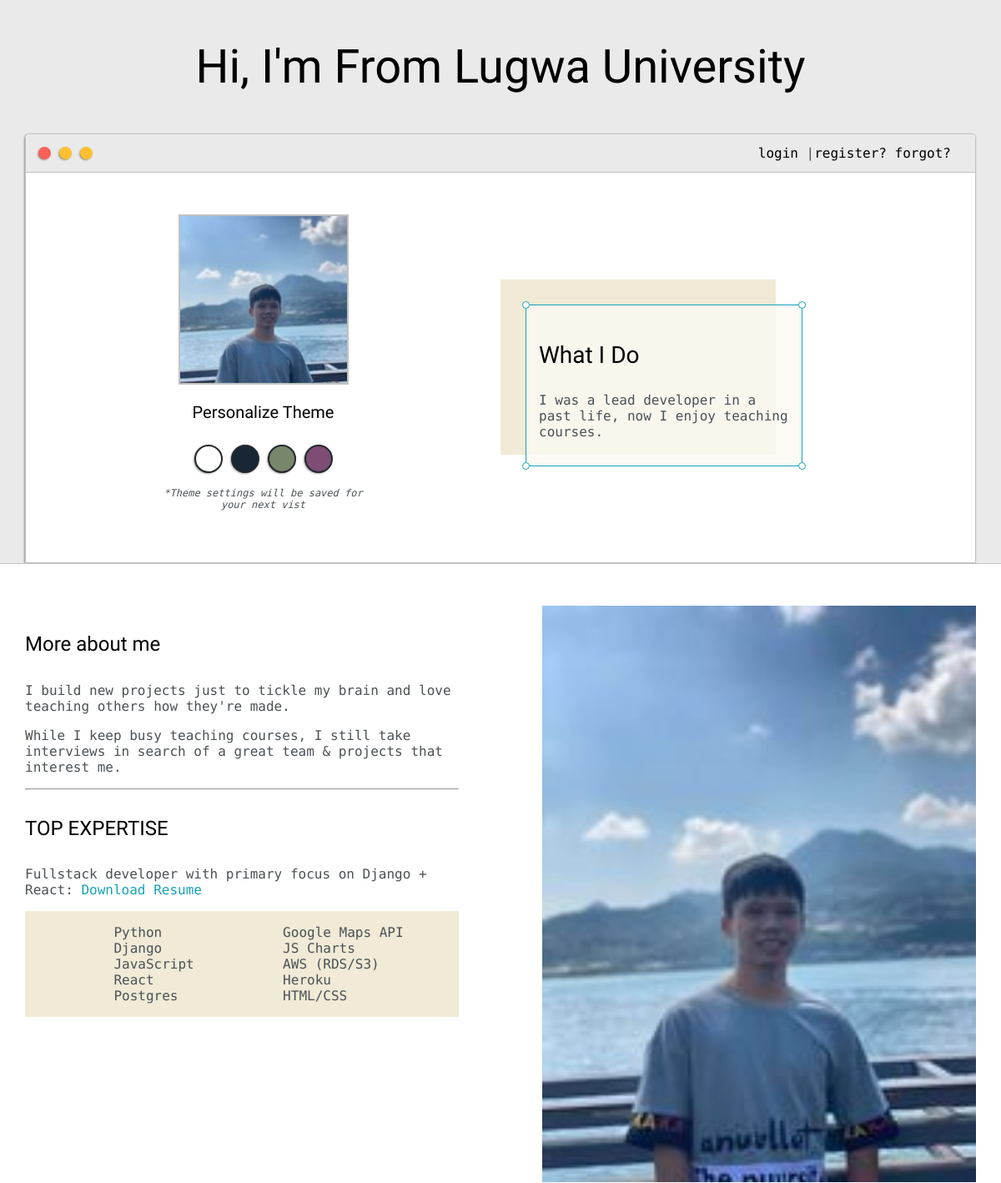
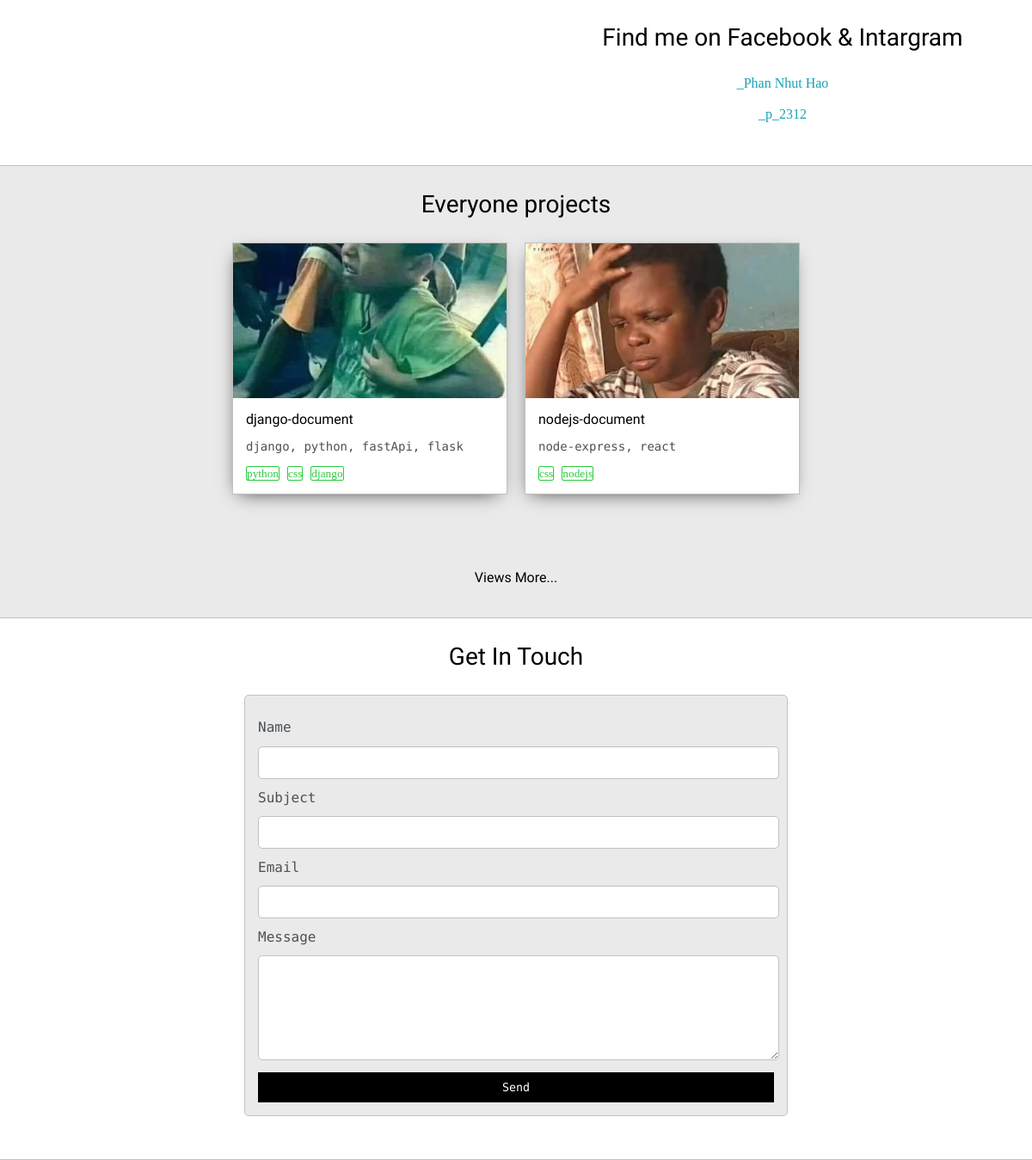
The page / on the database its author committed (2 pictures, top to bottom).
### OurProfile/models.py (models this page shows, shortened)
class Post(models.Model):
    customer = models.ForeignKey(User,on_delete=models.CASCADE)
    images = models.ImageField(null = True,blank=True)
    title = models.CharField(max_length=200)
    body = models.TextField(max_length=500)
    date_created = models.DateTimeField(auto_now_add=True)
    categories = models.ManyToManyField(Tag,null=True)
    public = models.BooleanField(default=False)
    private = models.BooleanField(default=False)

class Tag(models.Model):
    name = models.CharField(max_length=50)
    def __str__(self):
        return self.name

### OurProfile/views.py (the view)
# urls.py: path('',views.home,name="home"),
def home(request):
    posts = Post.objects.all()[0:3]
    context = {'posts':posts}
    return render(request,"OurProfile/home.html",context)

### OurProfile/templates/OurProfile/home.html (shortened to what this page needs)
<!DOCTYPE html>
{% load static %}
<html>
<head>
	<link rel="stylesheet"  type="text/css" href="{% static 'css/layout.css' %}">
	<link id="theme-style" rel="stylesheet" type="text/css" href="">
</head>
<body>
	<section class="s1">
		<div class="main-container">
			<div class="greeting-wrapper">
				<h1>Hi, I'm From Lugwa University</h1>
			</div>
			<div class="intro-wrapper">
				{% include 'OurProfile/navbar.html' %}
				<div class="left-column">
					<img id="profile_pic" src="{% static 'images/me.jpg' %}">
					<h5 style="text-align: center;line-height: 0;">Personalize Theme</h5>
					<div id="theme-options-wrapper">
						<div data-mode="light" id="light-mode" class="theme-dot"></div>
						<div data-mode="blue" id="blue-mode" class="theme-dot"></div>
						<div data-mode="green" id="green-mode" class="theme-dot"></div>
						<div data-mode="purple" id="purple-mode" class="theme-dot"></div>
					</div>
					<p id="settings-note">*Theme settings will be saved for<br>your next vist</p>
				</div>
				<div class="right-column">
					<div id="preview-shadow">
						<div id="preview">
							<div id="corner-tl" class="corner"></div>
							<div id="corner-tr" class="corner"></div>
							<h3>What I Do</h3>
							<p>I was a lead developer in a past life, now I enjoy teaching courses.</p>
							<div id="corner-br" class="corner"></div>
							<div id="corner-bl" class="corner"></div>
						</div>
					</div>
				</div>
			</div>
		</div>
	</section>
	<section class="s2">
		<div class="main-container">
			<div class="about-wrapper">
				<div class="about-me">
					<h4>More about me</h4>
					<p>I build new projects just to tickle my brain and love teaching others how they're made.</p>
					<p>While I keep busy teaching courses, I still take interviews in search of a great team & projects that interest me.</p>
					<hr>
					<h4>TOP EXPERTISE</h4>
					<p>Fullstack developer with primary focus on Django + React: <a target="_blank" href="resume.pdf">Download Resume</a></p>
					<div id="skills">
						<ul>
							<li>Python</li>
							<li>Django</li>
							<li>JavaScript</li>
							<li>React</li>
							<li>Postgres</li>
						</ul>
						<ul>
							<li>Google Maps API</li>
							<li>JS Charts</li>
							<li>AWS (RDS/S3)</li>
							<li>Heroku</li>
							<li>HTML/CSS</li>
						</ul>
					</div>
				</div>
				<div class="social-links">
					<img id="social_img" src="{% static 'images/me.jpg' %}">
					<h3>Find me on Facebook & Intargram</h3>
					<a class="fa fa-facebook" target="_blank" href="https://www.facebook.com/">_Phan Nhut Hao</a>
					<br>
					<a class="fa fa-instagram" target="_blank" href="https://instahram.com/">_p_2312</a>
				</div>
			</div>
		</div>
	</section>
	<section class="s1">
		<div class="main-container">
			<h3 style="text-align: center;">Everyone projects</h3>
			<div class="post-wrapper">
			{% for post in posts %}
				<div>
					<div class="post">
						<a href="{% url 'post' post.id %}">
							{% if post.images %}
							<img class="thumbnail" src="{{ post.images.url }}">
							{% else %}
							<p>no images </p>
							{% endif %}
						</a>
						<div class="post-preview">
							<h6 class="post-title">{{post.title}}</h6>
							<p class="post-intro">{{post.body}}</p>
							{% for categories in post.categories.all %}
								<small style="border: solid 1px;border-radius: 2px;margin-right: 5px;">{{categories}}</small>
							{% endfor %}
						</div>
					</div>
				</div>
			{% endfor %}
			</div>
			<a href="{% url 'posts' %}"><h6 style="text-align: center;">Views More...</h6></a>
		</div>
	</section>
	<section class="s2">
		<div class="main-container">
			<h3 style="text-align: center;">Get In Touch</h3>
			<form id="contact-form" method="post" action="{% url 'sendEmail' %}">
				<label>Name</label>
				<input class="input-field" type="text" name="name">
				<label>Subject</label>
				<input class="input-field" type="text" name="subject">
				<label>Email</label>
				<input class="input-field" type="text" name="email">
				<label>Message</label>
				<textarea class="input-field" name="message"></textarea>
				<input id="submit-btn" type="submit" value="Send">
			</form>
		</div>
	</section>
</body>
</html>

### rows shown on the page
Post: images (picture), title "django-document", body "django, python, fastApi, flask"
Tag: name "python"
Tag: name "css"
Tag: name "django"
Post: images (picture), title "nodejs-document", body "node-express, react"
Tag: name "nodejs"
